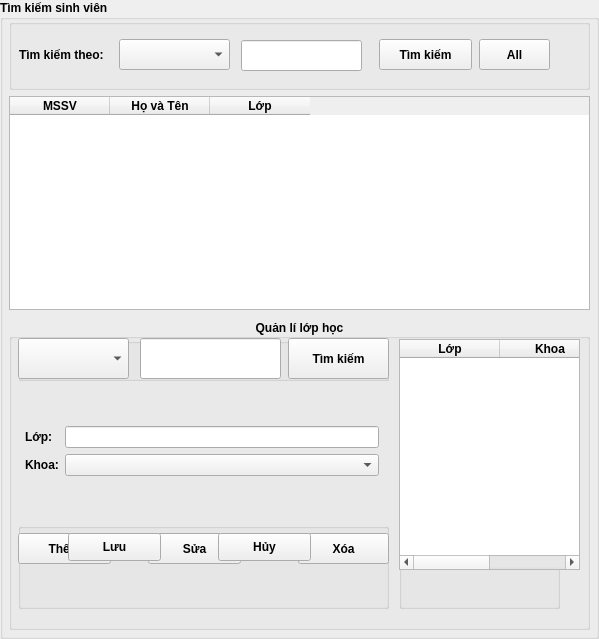
                        <widget class="QGroupBox" name="groupBox_13">
                         <property name="font">
                          <font>
                           <weight>75</weight>
                           <bold>true</bold>
                          </font>
                         </property>
                         <property name="title">
                          <string>Tìm kiếm sinh viên</string>
                         </property>
                         <widget class="QWidget" name="verticalLayoutWidget_6">
                          <property name="geometry">
                           <rect>
                            <x>9</x>
                            <y>19</y>
                            <width>581</width>
                            <height>291</height>
                           </rect>
                          </property>
                          <layout class="QVBoxLayout" name="verticalLayout_19" stretch="1,3">
                           <item>
                            <layout class="QHBoxLayout" name="horizontalLayout_26">
                             <item>
                              <widget class="QGroupBox" name="horizontalLayout_101">
                               <property name="title">
                                <string/>
                               </property>
                               <widget class="QLabel" name="label_8">
                                <property name="geometry">
                                 <rect>
                                  <x>10</x>
                                  <y>15</y>
                                  <width>101</width>
                                  <height>41</height>
                                 </rect>
                                </property>
                                <property name="font">
                                 <font>
                                  <weight>75</weight>
                                  <bold>true</bold>
                                 </font>
                                </property>
                                <property name="text">
                                 <string>Tìm kiếm theo:</string>
                                </property>
                               </widget>
                               <widget class="QComboBox" name="cbo_TimSV">
                                <property name="geometry">
                                 <rect>
                                  <x>110</x>
                                  <y>20</y>
                                  <width>111</width>
                                  <height>31</height>
                                 </rect>
                                </property>
                                <property name="font">
                                 <font>
                                  <weight>50</weight>
                                  <bold>false</bold>
                                 </font>
                                </property>
                               </widget>
                               <widget class="QPushButton" name="btn_TimSV">
                                <property name="geometry">
                                 <rect>
                                  <x>370</x>
                                  <y>20</y>
                                  <width>93</width>
                                  <height>31</height>
                                 </rect>
                                </property>
                                <property name="font">
                                 <font>
                                  <weight>75</weight>
                                  <bold>true</bold>
                                 </font>
                                </property>
                                <property name="text">
                                 <string>Tìm kiếm</string>
                                </property>
                               </widget>
                               <widget class="QPushButton" name="btn_AllSV">
                                <property name="geometry">
                                 <rect>
                                  <x>470</x>
                                  <y>20</y>
                                  <width>71</width>
                                  <height>31</height>
                                 </rect>
                                </property>
                                <property name="font">
                                 <font>
                                  <weight>75</weight>
                                  <bold>true</bold>
                                 </font>
                                </property>
                                <property name="text">
                                 <string>All</string>
                                </property>
                               </widget>
                               <widget class="QLineEdit" name="txt_TimSV">
                                <property name="geometry">
                                 <rect>
                                  <x>232</x>
                                  <y>21</y>
                                  <width>121</width>
                                  <height>31</height>
                                 </rect>
                                </property>
                                <property name="font">
                                 <font>
                                  <weight>50</weight>
                                  <bold>false</bold>
                                 </font>
                                </property>
                               </widget>
                              </widget>
                             </item>
                            </layout>
                           </item>
                           <item>
                            <layout class="QVBoxLayout" name="verticalLayout_20" stretch="0">
                             <item>
                              <widget class="QTableWidget" name="tbl_SinhVien">
                               <property name="font">
                                <font>
                                 <weight>50</weight>
                                 <bold>false</bold>
                                </font>
                               </property>
                               <column>
                                <property name="text">
                                 <string>MSSV</string>
                                </property>
                                <property name="font">
                                 <font>
                                  <weight>75</weight>
                                  <bold>true</bold>
                                 </font>
                                </property>
                               </column>
                               <column>
                                <property name="text">
                                 <string>Họ và Tên</string>
                                </property>
                                <property name="font">
                                 <font>
                                  <weight>75</weight>
                                  <bold>true</bold>
                                 </font>
                                </property>
                               </column>
                               <column>
                                <property name="text">
                                 <string>Lớp</string>
                                </property>
                                <property name="font">
                                 <font>
                                  <weight>75</weight>
                                  <bold>true</bold>
                                 </font>
                                </property>
                               </column>
                              </widget>
                             </item>
                            </layout>
                           </item>
                          </layout>
                         </widget>
                         <widget class="QWidget" name="verticalLayoutWidget_8">
                          <property name="geometry">
                           <rect>
                            <x>9</x>
                            <y>319</y>
                            <width>581</width>
                            <height>311</height>
                           </rect>
                          </property>
                          <layout class="QVBoxLayout" name="verticalLayout_21" stretch="0">
                           <item>
                            <layout class="QVBoxLayout" name="verticalLayout_22">
                             <item>
                              <widget class="QGroupBox" name="groupBox_14">
                               <property name="font">
                                <font>
                                 <weight>75</weight>
                                 <bold>true</bold>
                                </font>
                               </property>
                               <property name="title">
                                <string>Quản lí lớp học</string>
                               </property>
                               <property name="alignment">
                                <set>Qt::AlignCenter</set>
                               </property>
                               <widget class="QWidget" name="verticalLayoutWidget_11">
                                <property name="geometry">
                                 <rect>
                                  <x>9</x>
                                  <y>19</y>
                                  <width>371</width>
                                  <height>271</height>
                                 </rect>
                                </property>
                                <layout class="QVBoxLayout" name="verticalLayout_23" stretch="1,3,2">
                                 <item>
                                  <layout class="QHBoxLayout" name="horizontalLayout_27">
                                   <item>
                                    <widget class="QGroupBox" name="groupBox_15">
                                     <property name="title">
                                      <string/>
                                     </property>
                                     <widget class="QComboBox" name="cbo_TimLop">
                                      <property name="geometry">
                                       <rect>
                                        <x>0</x>
                                        <y>0</y>
                                        <width>111</width>
                                        <height>41</height>
                                       </rect>
                                      </property>
                                      <property name="font">
                                       <font>
                                        <weight>50</weight>
                                        <bold>false</bold>
                                       </font>
                                      </property>
                                     </widget>
                                     <widget class="QPushButton" name="btn_TimLop">
                                      <property name="geometry">
                                       <rect>
                                        <x>270</x>
                                        <y>0</y>
                                        <width>101</width>
                                        <height>41</height>
                                       </rect>
                                      </property>
                                      <property name="font">
                                       <font>
                                        <weight>75</weight>
                                        <bold>true</bold>
                                       </font>
                                      </property>
                                      <property name="text">
                                       <string>Tìm kiếm</string>
                                      </property>
                                     </widget>
                                     <widget class="QLineEdit" name="txt_TimLop">
                                      <property name="geometry">
                                       <rect>
                                        <x>122</x>
                                        <y>0</y>
                                        <width>141</width>
                                        <height>41</height>
                                       </rect>
                                      </property>
                                      <property name="font">
                                       <font>
                                        <weight>50</weight>
                                        <bold>false</bold>
                                       </font>
                                      </property>
                                     </widget>
                                    </widget>
                                   </item>
                                  </layout>
                                 </item>
                                 <item>
                                  <layout class="QFormLayout" name="formLayout_8">
                                   <property name="leftMargin">
                                    <number>7</number>
                                   </property>
                                   <property name="topMargin">
                                    <number>39</number>
                                   </property>
                                   <property name="rightMargin">
                                    <number>10</number>
                                   </property>
                                   <item row="0" column="0">
                                    <widget class="QLabel" name="lbl_TenLopHoc_2">
                                     <property name="font">
                                      <font>
                                       <weight>75</weight>
                                       <bold>true</bold>
                                      </font>
                                     </property>
                                     <property name="text">
                                      <string>Lớp:</string>
                                     </property>
                                    </widget>
                                   </item>
                                   <item row="0" column="1">
                                    <widget class="QLineEdit" name="fi_TenLopHoc">
                                     <property name="font">
                                      <font>
                                       <weight>50</weight>
                                       <bold>false</bold>
                                      </font>
                                     </property>
                                    </widget>
                                   </item>
                                   <item row="1" column="0">
                                    <widget class="QLabel" name="lbl_KhoaLop_2">
                                     <property name="font">
                                      <font>
                                       <weight>75</weight>
                                       <bold>true</bold>
                                      </font>
                                     </property>
                                     <property name="text">
                                      <string>Khoa:</string>
                                     </property>
                                    </widget>
                                   </item>
                                   <item row="1" column="1">
                                    <widget class="QComboBox" name="fi_KhoaLop">
                                     <property name="font">
                                      <font>
                                       <weight>50</weight>
                                       <bold>false</bold>
                                      </font>
                                     </property>
                                    </widget>
                                   </item>
                                  </layout>
                                 </item>
                                 <item>
                                  <layout class="QHBoxLayout" name="horizontalLayout_28">
                                   <item>
                                    <widget class="QGroupBox" name="groupBox_16">
                                     <property name="title">
                                      <string/>
                                     </property>
                                     <widget class="QPushButton" name="btn_ThemLop">
                                      <property name="geometry">
                                       <rect>
                                        <x>0</x>
                                        <y>10</y>
                                        <width>93</width>
                                        <height>31</height>
                                       </rect>
                                      </property>
                                      <property name="font">
                                       <font>
                                        <weight>75</weight>
                                        <bold>true</bold>
                                       </font>
                                      </property>
                                      <property name="text">
                                       <string>Thêm</string>
                                      </property>
                                     </widget>
                                     <widget class="QPushButton" name="btn_SuaLop">
                                      <property name="geometry">
                                       <rect>
                                        <x>130</x>
                                        <y>10</y>
                                        <width>93</width>
                                        <height>31</height>
                                       </rect>
                                      </property>
                                      <property name="font">
                                       <font>
                                        <weight>75</weight>
                                        <bold>true</bold>
                                       </font>
                                      </property>
                                      <property name="text">
                                       <string>Sửa</string>
                                      </property>
                                     </widget>
                                     <widget class="QPushButton" name="btn_XoaLop">
                                      <property name="geometry">
                                       <rect>
                                        <x>280</x>
                                        <y>10</y>
                                        <width>91</width>
                                        <height>31</height>
                                       </rect>
                                      </property>
                                      <property name="font">
                                       <font>
                                        <weight>75</weight>
                                        <bold>true</bold>
                                       </font>
                                      </property>
                                      <property name="text">
                                       <string>Xóa</string>
                                      </property>
                                     </widget>
                                     <widget class="QPushButton" name="btn_LuuLop">
                                      <property name="geometry">
                                       <rect>
                                        <x>50</x>
                                        <y>10</y>
                                        <width>93</width>
                                        <height>28</height>
                                       </rect>
                                      </property>
                                      <property name="font">
                                       <font>
                                        <weight>75</weight>
                                        <bold>true</bold>
                                       </font>
                                      </property>
                                      <property name="text">
                                       <string>Lưu</string>
                                      </property>
                                     </widget>
                                     <widget class="QPushButton" name="btn_HuyLop">
                                      <property name="geometry">
                                       <rect>
                                        <x>200</x>
                                        <y>10</y>
                                        <width>93</width>
                                        <height>28</height>
                                       </rect>
                                      </property>
                                      <property name="font">
                                       <font>
                                        <weight>75</weight>
                                        <bold>true</bold>
                                       </font>
                                      </property>
                                      <property name="text">
                                       <string>Hủy</string>
                                      </property>
                                     </widget>
                                    </widget>
                                   </item>
                                  </layout>
                                 </item>
                                </layout>
                               </widget>
                               <widget class="QGroupBox" name="groupBox_17">
                                <property name="geometry">
                                 <rect>
                                  <x>390</x>
                                  <y>19</y>
                                  <width>161</width>
                                  <height>271</height>
                                 </rect>
                                </property>
                                <property name="title">
                                 <string/>
                                </property>
                               </widget>
                               <widget class="QWidget" name="verticalLayoutWidget_12">
                                <property name="geometry">
                                 <rect>
                                  <x>390</x>
                                  <y>20</y>
                                  <width>181</width>
                                  <height>231</height>
                                 </rect>
                                </property>
                                <layout class="QVBoxLayout" name="verticalLayout_24">
                                 <item>
                                  <widget class="QTableWidget" name="tbl_Lop">
                                   <property name="font">
                                    <font>
                                     <weight>50</weight>
                                     <bold>false</bold>
                                    </font>
                                   </property>
                                   <column>
                                    <property name="text">
                                     <string>Lớp</string>
                                    </property>
                                    <property name="font">
                                     <font>
                                      <weight>75</weight>
                                      <bold>true</bold>
                                     </font>
                                    </property>
                                   </column>
                                   <column>
                                    <property name="text">
                                     <string>Khoa</string>
                                    </property>
                                    <property name="font">
                                     <font>
                                      <weight>75</weight>
                                      <bold>true</bold>
                                     </font>
                                    </property>
                                   </column>
                                  </widget>
                                 </item>
                                </layout>
                               </widget>
                              </widget>
                             </item>
                            </layout>
                           </item>
                          </layout>
                         </widget>
                        </widget>
